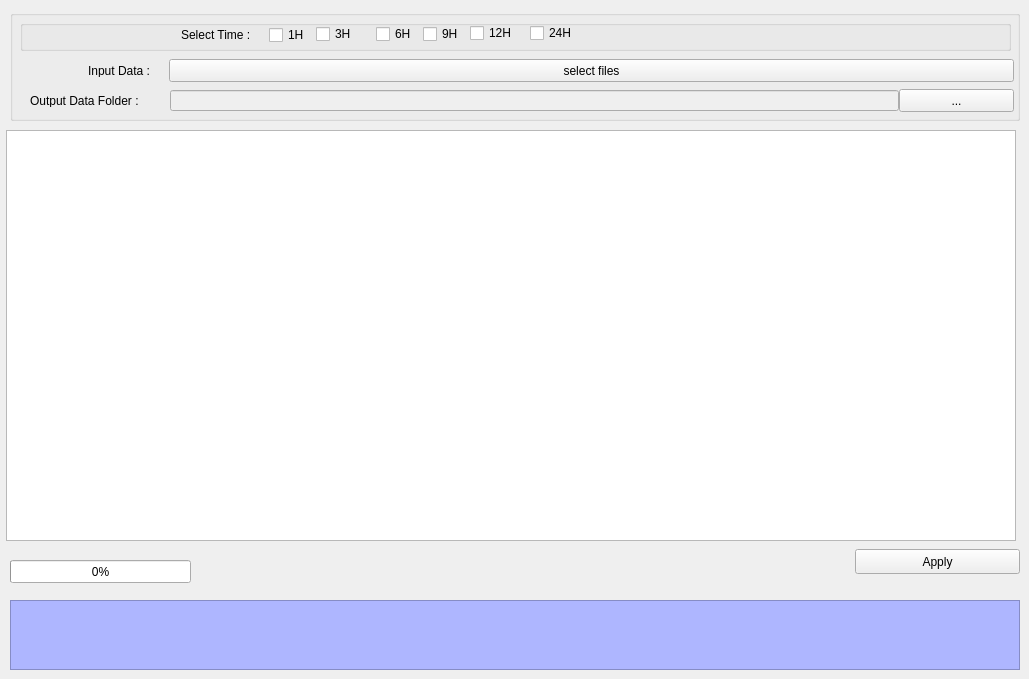
    <widget class="QWidget" name="tab_4">
     <attribute name="title">
      <string>Accum</string>
     </attribute>
     <widget class="QGroupBox" name="groupBox_4">
      <property name="geometry">
       <rect>
        <x>10</x>
        <y>10</y>
        <width>1010</width>
        <height>111</height>
       </rect>
      </property>
      <property name="title">
       <string/>
      </property>
      <widget class="QLabel" name="label_17">
       <property name="geometry">
        <rect>
         <x>78</x>
         <y>55</y>
         <width>80</width>
         <height>12</height>
        </rect>
       </property>
       <property name="text">
        <string>Input Data :</string>
       </property>
      </widget>
      <widget class="QPushButton" name="btn_input_accum">
       <property name="geometry">
        <rect>
         <x>159</x>
         <y>49</y>
         <width>845</width>
         <height>23</height>
        </rect>
       </property>
       <property name="text">
        <string>select files</string>
       </property>
      </widget>
      <widget class="QGroupBox" name="groupBox_8">
       <property name="geometry">
        <rect>
         <x>10</x>
         <y>10</y>
         <width>991</width>
         <height>31</height>
        </rect>
       </property>
       <property name="title">
        <string/>
       </property>
       <widget class="QLabel" name="label_30">
        <property name="geometry">
         <rect>
          <x>161</x>
          <y>7</y>
          <width>92</width>
          <height>16</height>
         </rect>
        </property>
        <property name="text">
         <string>Select Time : </string>
        </property>
       </widget>
       <widget class="QCheckBox" name="chk_Accum_1H">
        <property name="geometry">
         <rect>
          <x>249</x>
          <y>5</y>
          <width>81</width>
          <height>20</height>
         </rect>
        </property>
        <property name="text">
         <string>1H</string>
        </property>
        <property name="checked">
         <bool>false</bool>
        </property>
       </widget>
       <widget class="QCheckBox" name="chk_Accum_3H">
        <property name="geometry">
         <rect>
          <x>296</x>
          <y>4</y>
          <width>81</width>
          <height>20</height>
         </rect>
        </property>
        <property name="text">
         <string>3H</string>
        </property>
       </widget>
       <widget class="QCheckBox" name="chk_Accum_6H">
        <property name="geometry">
         <rect>
          <x>356</x>
          <y>4</y>
          <width>81</width>
          <height>20</height>
         </rect>
        </property>
        <property name="text">
         <string>6H</string>
        </property>
       </widget>
       <widget class="QCheckBox" name="chk_Accum_9H">
        <property name="geometry">
         <rect>
          <x>403</x>
          <y>4</y>
          <width>81</width>
          <height>20</height>
         </rect>
        </property>
        <property name="text">
         <string>9H</string>
        </property>
       </widget>
       <widget class="QCheckBox" name="chk_Accum_12H">
        <property name="geometry">
         <rect>
          <x>450</x>
          <y>3</y>
          <width>81</width>
          <height>20</height>
         </rect>
        </property>
        <property name="text">
         <string>12H</string>
        </property>
       </widget>
       <widget class="QCheckBox" name="chk_Accum_24H">
        <property name="geometry">
         <rect>
          <x>510</x>
          <y>3</y>
          <width>81</width>
          <height>20</height>
         </rect>
        </property>
        <property name="text">
         <string>24H</string>
        </property>
       </widget>
      </widget>
      <widget class="QLabel" name="label_19">
       <property name="geometry">
        <rect>
         <x>20</x>
         <y>85</y>
         <width>138</width>
         <height>12</height>
        </rect>
       </property>
       <property name="text">
        <string>Output Data Folder :</string>
       </property>
      </widget>
      <widget class="QPushButton" name="btn_output_accum">
       <property name="geometry">
        <rect>
         <x>889</x>
         <y>79</y>
         <width>115</width>
         <height>23</height>
        </rect>
       </property>
       <property name="text">
        <string>...</string>
       </property>
      </widget>
      <widget class="QLineEdit" name="txt_output_accum">
       <property name="enabled">
        <bool>false</bool>
       </property>
       <property name="geometry">
        <rect>
         <x>160</x>
         <y>80</y>
         <width>729</width>
         <height>21</height>
        </rect>
       </property>
      </widget>
     </widget>
     <widget class="QTextEdit" name="textEdit_3">
      <property name="enabled">
       <bool>false</bool>
      </property>
      <property name="geometry">
       <rect>
        <x>10</x>
        <y>600</y>
        <width>1010</width>
        <height>70</height>
       </rect>
      </property>
      <property name="styleSheet">
       <string notr="true">background-color: rgb(174, 182, 255);
font: 75 10pt &quot;MS Shell Dlg 2&quot;;</string>
      </property>
     </widget>
     <widget class="QPushButton" name="btn_apply_accum">
      <property name="geometry">
       <rect>
        <x>855</x>
        <y>549</y>
        <width>165</width>
        <height>25</height>
       </rect>
      </property>
      <property name="text">
       <string>Apply</string>
      </property>
     </widget>
     <widget class="QTableWidget" name="tlb_filelist_Accum">
      <property name="geometry">
       <rect>
        <x>6</x>
        <y>130</y>
        <width>1010</width>
        <height>411</height>
       </rect>
      </property>
      <property name="selectionMode">
       <enum>QAbstractItemView::NoSelection</enum>
      </property>
      <attribute name="horizontalHeaderStretchLastSection">
       <bool>true</bool>
      </attribute>
     </widget>
     <widget class="QProgressBar" name="acc_progressBar">
      <property name="geometry">
       <rect>
        <x>10</x>
        <y>560</y>
        <width>181</width>
        <height>23</height>
       </rect>
      </property>
      <property name="value">
       <number>0</number>
      </property>
      <property name="textVisible">
       <bool>true</bool>
      </property>
      <property name="textDirection">
       <enum>QProgressBar::TopToBottom</enum>
      </property>
     </widget>
    </widget>
